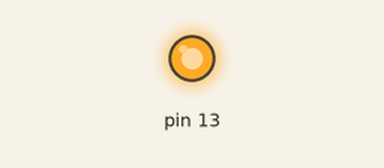
Bench run of a sketch on a simulated Arduino Uno, built with avr-gcc and run on an emulated ATmega328P. Parts: output pins drawn as LEDs (lit = HIGH).

Above: at 0.12 s.
At 7.3 s:
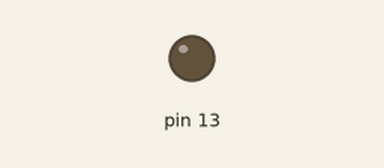
Timing chart, 0 to 13.0 s (numbered marks = the images above):
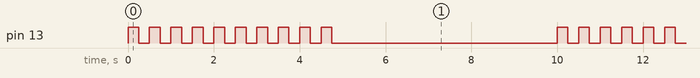

The sketch:

while_led10_time_15.ino
```cpp
void setup()
{pinMode (13,OUTPUT);}

void loop()
{int c=0;
while(c<10){
digitalWrite(13, HIGH);
delay (250);
digitalWrite(13,LOW);
delay (250);
c=c+1;}
delay(5000);
}
```

Measured:
- by itself, pin 13: repeats every 10.0 s: 9 × (LOW 0.25 s, HIGH 0.25 s), LOW 5.3 s, HIGH 0.25 s
- by itself, everything shown: repeats every 10.0 s, in 20 steps
